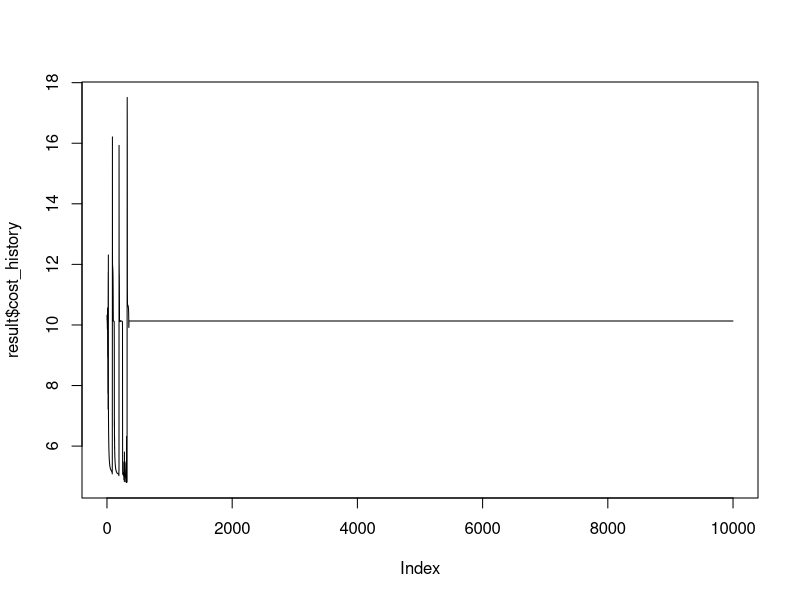

The R script that drew this image:
rm(list = ls())

data(iris)
x <- iris[ , 1:4 ]
y <- iris$Species # as.numeric(iris$Species == "setosa")
nodes = 4
learning_rate = 0.1
training_prop = 0.8
max_iters = 10000

### This function fits a neural network with one hidden layer using 
# gradient descent

FitAnn <- function(y, x, nodes, learning_rate = 0.1,
                   training_prop = 0.8, max_iters = 10000){
  
  ### Declare activation function ----
  s <- function(z) 1 / (1 + exp(-z))
  
  ### Format data (factors to model.matrix etc) ----
  # for now, assuming Y is a factor vector and X is a numeric matrix
  ynames <- levels(y)
  
  Y <- data.frame(y = y)
  
  Y <- model.matrix(~y, Y)
  
  colnames(Y) <- ynames
  
  # model.matrix always makes the first column all "1", fix this
  Y[ , 1 ] <- as.numeric(rowSums(Y[ , -1 ]) == 0)
  
  # format X
  X <- cbind(1, as.matrix(x))
  
  ### Separate training and validation ----
  training_rows <- sample(1:nrow(X), size = round(training_prop * nrow(X)))
  test_rows <- setdiff(1:nrow(X), training_rows)
  
  X_train <- X[ training_rows, ]
  Y_train <- Y[ training_rows, ]
  
  X_test <- X[ test_rows , ]
  Y_test <- Y[ test_rows , ]
  
  ### begin propogation -----
  
  #initialize the weights 
  weights <- vector(mode = "list", length = 2)
  
  # initialize with draws from a normal distribution
  # this keeps them small and centered around zero, which I believe is less
  # biased than initalizing them to all positive numbers
  weights[[ 1 ]] <- 
    do.call(cbind,
            lapply(1:(nodes), function(n) rnorm(n = ncol(X) , mean = 0, sd = 0.05)))
  
  
  weights[[ 2 ]] <- 
    do.call(cbind,
            lapply(1:ncol(Y), function(n){
              rnorm(n = nodes + 1, mean = 0, sd = 0.05)
            }))
  
  
  # initialize network 
  net <- list(X_train,
              c(),
              c())
  
  test_net <- list(X_test,
                   c(),
                   c())
  
  # initialize error
  cost <- function(y, yhat){
    0.5 * sum( colSums((y - yhat) ^ 2))
  }
  
  cost_history <- double(max_iters)
  
  # this just initializes a value so the below while loop will work
  cost_curr <- 100
  
  
  # declare some variables before we loop
  iter <- 1
  delta <- vector(mode = "list", length = 2)
  
  delta_history <- vector(mode = "list", length = max_iters)
  
  weight_history <- delta_history
  
  while (iter < max_iters & cost_curr > 0.001) {
    
    # get the network
    net[[ 2 ]] <- cbind(1, s(net[[ 1 ]] %*% weights[[ 1 ]]))
    
    net[[ 3 ]] <- s(net[[ 2 ]] %*% weights[[ 2 ]])
    
    ##################################################
    # get the error and weight update rule
    # this is so horrifically wrong

    error <- (net[[ 3 ]] - Y_train) 
    
    delta[[ 2 ]] <- error * net[[ 3 ]] * (1 - net[[ 3 ]]) # initial delta
    
    delta[[ 1 ]] <- (delta[[ 2 ]] %*% t(weights[[ 2 ]] ))* 
      net[[ 2 ]] * (1 - net[[ 2 ]]) # initial delta
    
    delta[[ 2 ]] <- t(delta[[ 2 ]]) %*% net[[ 2 ]] # final delta
    
    delta[[ 1 ]] <- t(delta[[ 1 ]][ , 2:ncol(delta[[ 1 ]])]) %*% net[[ 1 ]] # final delta
    
    
    # update weights
    weights <- mapply(function(w, d) w - learning_rate * t(d),
                      w = weights, d = delta,
                      SIMPLIFY = FALSE)
    
    # update the test network
    test_net[[ 2 ]] <- cbind(1, s(test_net[[ 1 ]] %*% weights[[ 1 ]]))
    
    test_net[[ 3 ]] <- s(test_net[[ 2 ]] %*% weights[[ 2 ]])
    
    # record the current value of the cost function
    cost_history[ iter ] <- cost(y = Y_test, yhat = test_net[[ 3 ]])
    
    delta_history[[ iter ]] <- delta
    
    weight_history[[ iter ]] <- weights
    
    iter <- iter + 1
    
    # print(weights)
    
  }  
  fitted <- s(X %*% weights[[ 1 ]])
  
  fitted <- s(cbind(1, fitted) %*% weights[[ 2 ]])
  
  result <- list(weights = weights,
                 cost_history = cost_history[ seq_len(iter - 1) ],
                 fitted_values = fitted)
  
  class(result) <- "CSI_873_ANN"
  
  return(result)
}

result <- FitAnn(y = y, x = x, nodes = 2,
                 learning_rate = 0.1, 
                 training_prop = 0.8,
                 max_iters = 10000)

plot(result$cost_history, type = "l")

